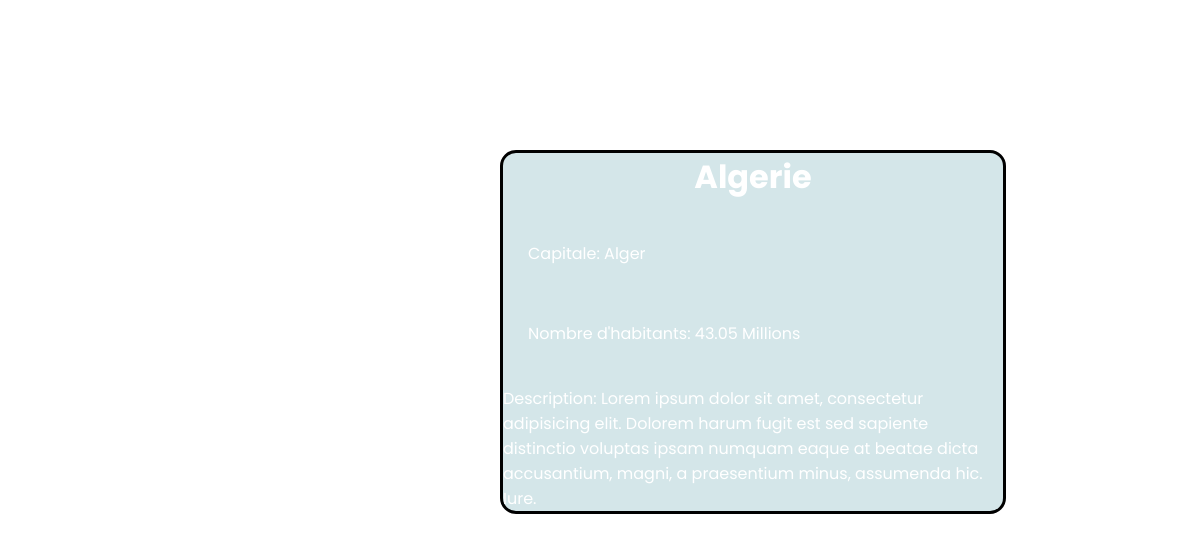
Page /element.php?id=5 on the committed database.
### tables this page shows
CREATE TABLE `country` (
  `id` int(11) NOT NULL,
  `Name` varchar(255) NOT NULL,
  `Capitale` varchar(255) NOT NULL,
  `Population` decimal(10,2) NOT NULL,
  `Description` varchar(255) NOT NULL
);

### element.php (the view, shortened to what this page needs)
<?php
if (isset($_GET['id'])) {
try{
  $bdd = new PDO('mysql:host=localhost;dbname=autocompletion', 'root', '', array(PDO::ATTR_ERRMODE => PDO::ERRMODE_WARNING));
}
catch (PDOException $e) {
    echo 'Echec de la connexion : ' . $e->getMessage();
}
    $stmt=$bdd->prepare("SELECT * FROM country WHERE id=?");
    $stmt->execute([$_GET['id']]);
    $fetch=$stmt->fetchAll(PDO::FETCH_OBJ);
?>
<!DOCTYPE html>
<html lang="en">
<head>
    <link rel="stylesheet" href="style2.css">
</head>
<body>
    <div>
        <?php
                  foreach ($fetch as $key) {
                    echo '<h1>'.$key->Name.'</h1></br>';
                    echo '<li> Capitale: '.$key->Capitale.'</li></br>';
                    echo "<li>Nombre d'habitants: ".$key->Population.' Millions</li></br>';
                    echo '<liclass="scroll">Description: '.$key->Description.'</li></br>';
                    }
                }
        ?>
    </div>
</body>
</html>

### style2.css (style rules this page uses)
*, html { margin: 0; padding: 0; }
body { background-image: url(Image/img.jpg); background-repeat: no-repeat; background-size: 100%; background-position: center; font-family: 'Poppins', sans-serif; }
body div { border-radius: 1em; position: absolute; top: 150px; left: 500px; width: 500px; height: auto; border: solid black; background-color: rgba(0, 105, 123, 0.17); color: white; }
body div h1 { display: flex; justify-content: center; }
body div li { text-shadow: gray; list-style: none; padding: 5px 15px; margin: 10px; }

### rows in the picture
country: Name "Algerie", Capitale "Alger", Population "43.05", Description "Lorem ipsum dolor sit amet, consectetur adipisicing elit. Dolorem harum fugit est sed sapiente distinctio voluptas ipsam numquam eaque at beatae dicta accusantium, magni, a praesentium minus, assumenda hic. Iure."
